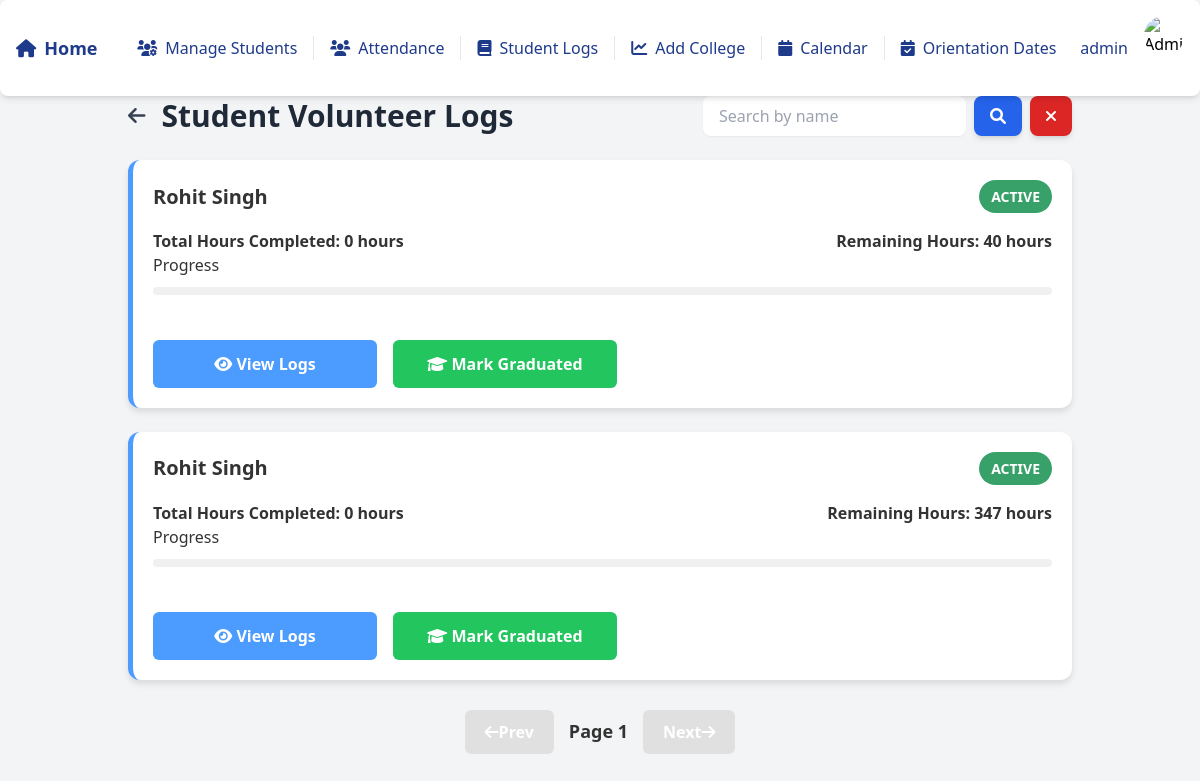
Before: /student/logs/ (signed in) with the older database file.
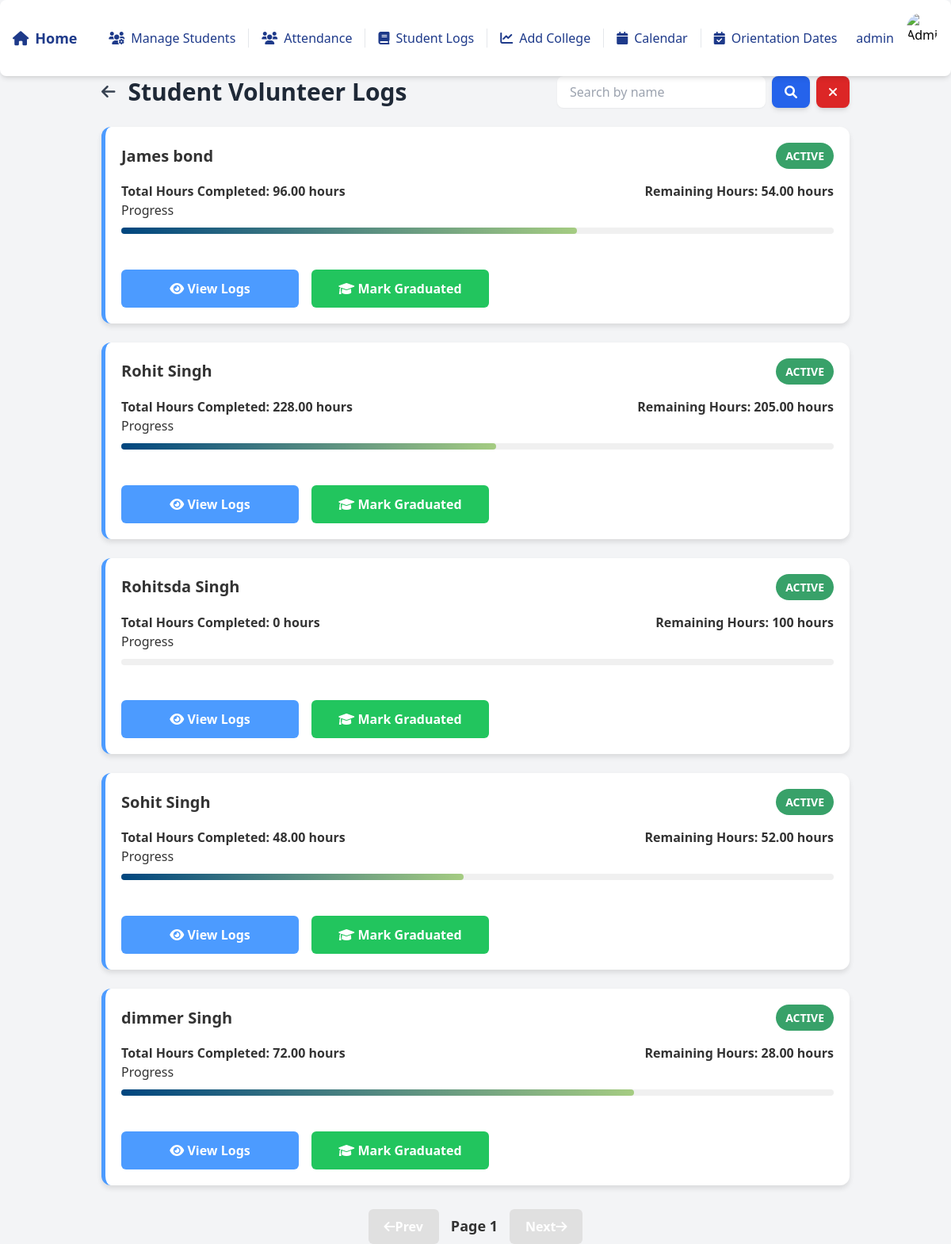
After: the same page with the newer database file.
### students/models.py (models this page shows, shortened)
class StudentProfile(models.Model):
    SHIFT_CHOICES = [
        ('Weekdays', 'Weekdays'),
        ('Weekends', 'Weekends'),
    ]
    WEEKDAYS_CHOICES = [
        ('Monday', 'Monday'),
        ('Tuesday', 'Tuesday'),
        ('Wednesday', 'Wednesday'),
        ('Thursday', 'Thursday'),
        ('Friday', 'Friday'),
    ]
    first_name = models.CharField(max_length=100)
    last_name = models.CharField(max_length=100)
    phone = models.CharField(max_length=15, default='')
    email = models.EmailField(unique=True)
    school = models.CharField(max_length=100)
    college = models.ForeignKey(College, on_delete=models.SET_NULL, null=True, blank=True)
    lchaim_training_completed = models.BooleanField(default=False)
    police_check = models.BooleanField(default=False)
    med_docs = models.BooleanField(default=False)
    hours_requested = models.IntegerField(null=True)
    hours_completed = models.PositiveIntegerField(default=0)
    shift_requested = models.CharField(max_length=10, choices=SHIFT_CHOICES)
    weekdays_selected = models.TextField(blank=True)
    assigned_shift = models.ForeignKey(Shift, on_delete=models.SET_NULL, null=True, blank=True, related_name="students")
    start_date = models.DateField(null=True)
    end_date = models.DateField(null=True)
    lchaim_orientation_date = models.ForeignKey(OrientationDate, on_delete=models.SET_NULL, null=True, blank=True)
    skills_book_completed = models.BooleanField(default=False)
    comments = models.TextField(blank=True, null=True)
    status = models.CharField(
        max_length=10,
        choices=[('Training', 'Training'), ('Graduated', 'Graduated')],
        default='Training'
    )

### students/views.py (the view)
    def wrap(request, *args, **kwargs):
        if not request.user.groups.filter(name='Admin').exists():
            return redirect('student_profile_list')
        return function(request, *args, **kwargs)

### students/views.py (called while the page is built)
def admin_required(function):
    def wrap(request, *args, **kwargs):
        if not request.user.groups.filter(name='Admin').exists():
            return redirect('student_profile_list')
        return function(request, *args, **kwargs)
    return wrap

### students/templates/student_logs.html (shortened to what this page needs)
<!DOCTYPE html>
<html lang="en">
<head>
    <script src="https://cdn.tailwindcss.com"></script>
    <link href="https://cdnjs.cloudflare.com/ajax/libs/font-awesome/5.15.4/css/all.min.css" rel="stylesheet">
</head>
<body class="bg-gray-100">
    {% include 'navbar.html' %}
    <div class="container mx-auto mt-24 px-4 lg:px-10">
        <div class="flex justify-between items-center mb-6">
            <div class="flex items-center">
                <a href="{% url 'student_profile_list' %}"
                    class="text-gray-700 hover:text-blue-600 transition duration-300 text-xl">
                    <i class="fas fa-arrow-left"></i>
                </a>
                <h1 class="text-3xl font-bold text-gray-800 ml-4">Student Volunteer Logs</h1>
            </div>
            <form method="get" class="flex items-center space-x-2">
                <input type="text" name="q" value="{{ query }}" placeholder="Search by name"
                    class="px-4 py-2 rounded-lg border-gray-300 shadow-sm focus:ring-blue-500 focus:border-blue-500">
                <button type="submit"
                    class="bg-blue-600 text-white px-4 py-2 rounded-lg shadow-md hover:bg-blue-700 transition duration-200">
                    <i class="fas fa-search"></i>
                </button>
                <button type="button" onclick="window.location.href='?'"
                    class="bg-red-600 text-white px-4 py-2 rounded-lg shadow-md hover:bg-red-500 transition duration-200">
                    <i class="fas fa-times"></i>
                </button>
            </form>
        </div>
        <div class="space-y-6" id="student-cards">
            {% for data in student_data %}
            <div class="card">
                <div class="card-header">
                    <div class="card-title">{{ data.student.first_name }} {{ data.student.last_name }}</div>
                    <div
                        class="status-label {% if data.status == 'Active' %}status-active{% else %}status-inactive{% endif %}">
                        {{ data.status }}
                    </div>
                </div>
                <div class="hours-wrapper">
                    <div class="hours-item">Total Hours Completed: {{ data.total_hours }} hours</div>
                    <div class="hours-item">Remaining Hours: {{ data.remaining_hours }} hours</div>
                </div>
                <div class="card-section">
                    <div class="section-header">Progress</div>
                    <div class="progress-bar-container">
                        <div class="progress-bar"
                            style="width: {% if data.progress_width > 100 %}100{% else %}{{ data.progress_width }}{% endif %}%;">
                        </div>
                    </div>
                </div>
                <div class="flex justify-content-center flex-row gap-4">
                <a href="{% url 'student_details' student_id=data.student.id %}" class="view-logs-btn w-56">
                    <i class="fas fa-eye"></i> View Logs
                </a>
                <button class="view-logs-btn w-56 bg-green-500 hover:bg-green-600" onclick="openModal({{ data.student.id }}, '{{ data.student.first_name }} {{ data.student.last_name }}')">
                    <i class="fas fa-graduation-cap"></i> Mark Graduated
                </button>
            </div>
            </div>
            {% endfor %}
        </div>
        <div class="pagination-container">
            <div class="pagination-wrapper">
                <button id="prev" class="pagination-btn" disabled>
                    <i class="fas fa-arrow-left"></i> Prev
                </button>
                <span id="page-info" class="pagination-info">Page 1</span>
                <button id="next" class="pagination-btn">
                    Next <i class="fas fa-arrow-right"></i>
                </button>
            </div>
        </div>
    </div>
</body>
</html>

Changed rows visible on the page:
removed StudentProfile: student.first_name "Rohit", student.last_name "Singh", status "ACTIVE", total_hours "0", remaining_hours "40"
removed StudentProfile: student.first_name "Rohit", student.last_name "Singh", status "ACTIVE", total_hours "0", remaining_hours "347"
added StudentProfile: student.first_name "James", student.last_name "bond", status "ACTIVE", total_hours "96.00", remaining_hours "54.00", {{ data.progress_width }} 64.00 (drawn)
added StudentProfile: student.first_name "Rohit", student.last_name "Singh", status "ACTIVE", total_hours "228.00", remaining_hours "205.00", {{ data.progress_width }} 52.66 (drawn)
added StudentProfile: student.first_name "Rohitsda", student.last_name "Singh", status "ACTIVE", total_hours "0", remaining_hours "100"
added StudentProfile: student.first_name "Sohit", student.last_name "Singh", status "ACTIVE", total_hours "48.00", remaining_hours "52.00"
added StudentProfile: student.first_name "dimmer", student.last_name "Singh", status "ACTIVE", total_hours "72.00", remaining_hours "28.00"
